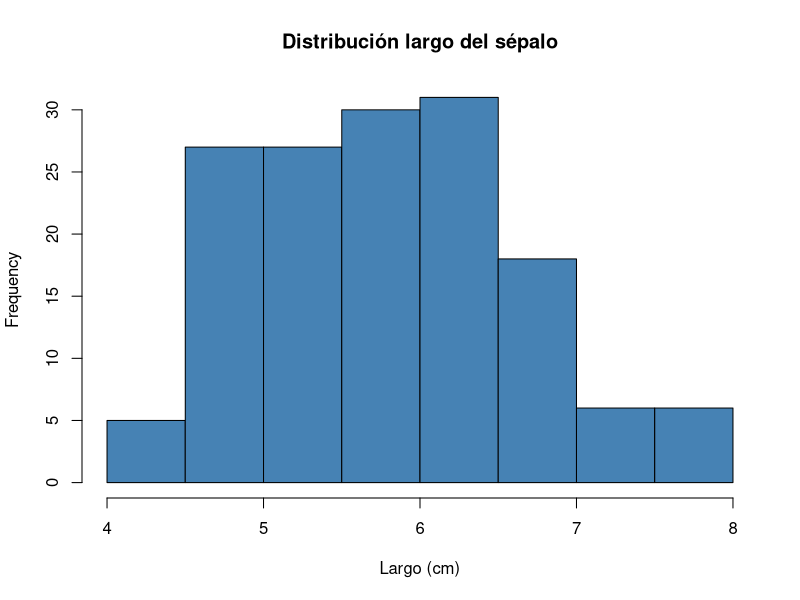
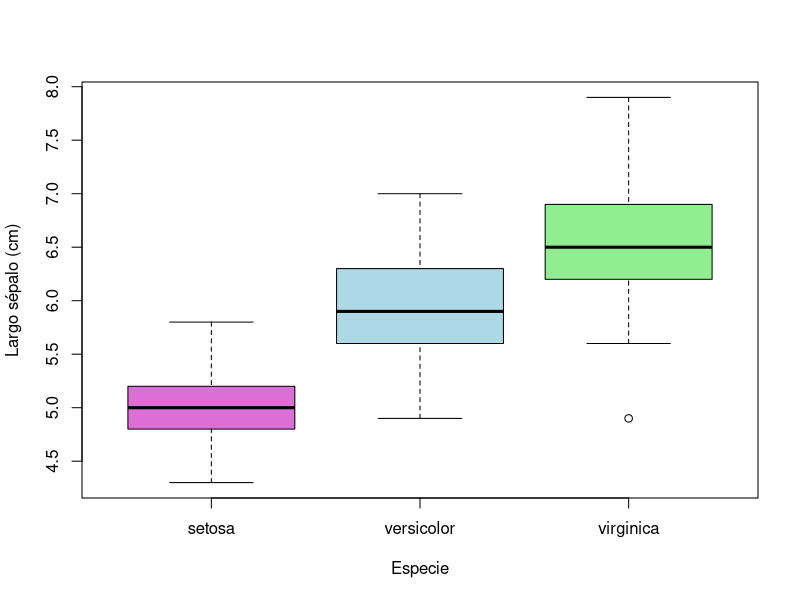
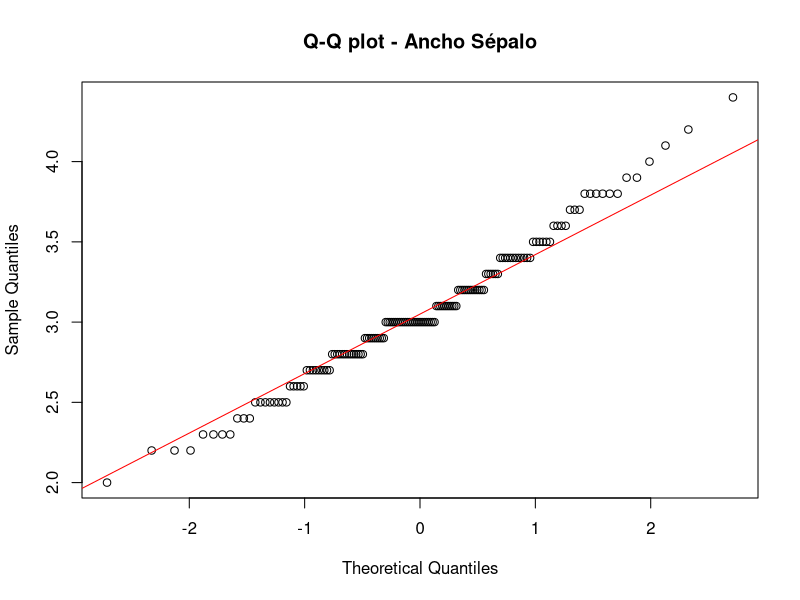
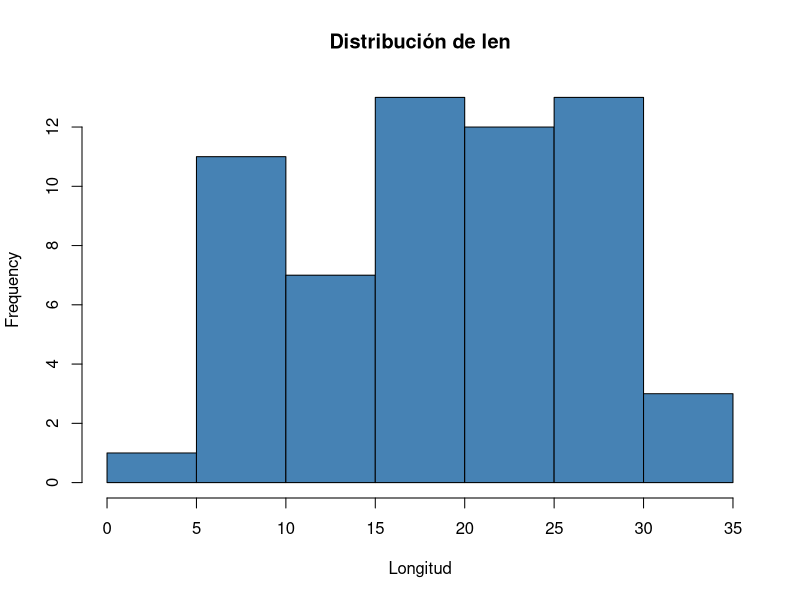
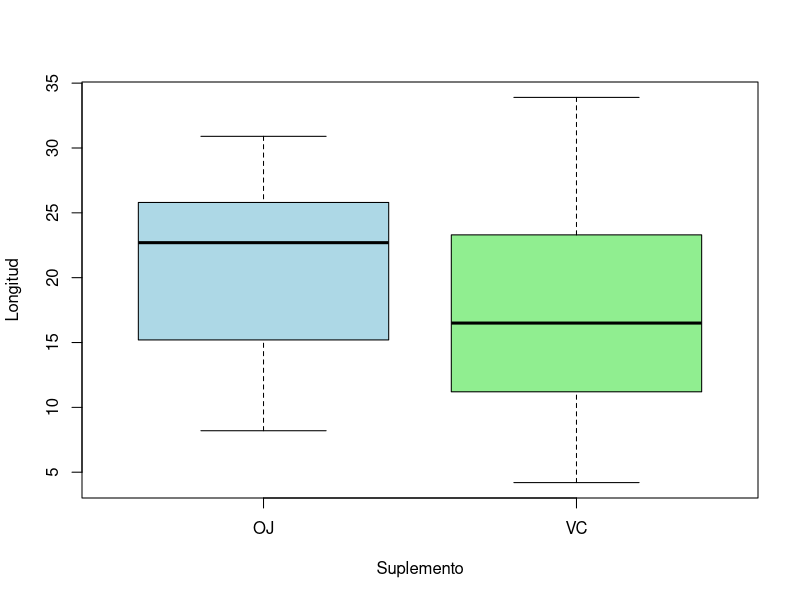

Here is the R script that generated these plots, in order: (Note: this script raises an error after producing the figures.)
## ---- chunk 1
data(iris)
colnames(iris) <- c("Largo_Sepalo", "Ancho_Sepalo",
                    "Largo_Petalo", "Ancho_Petalo", "Especie")
str(iris)
## ---- chunk 2
summary(iris)
## ---- chunk 3
mean(iris$Largo_Sepalo)      # promedio
median(iris$Largo_Sepalo)    # mediana
## ---- chunk 4
min(iris$Largo_Sepalo)
max(iris$Largo_Sepalo)
## ---- chunk 5
sd(iris$Largo_Sepalo)        # desviación estándar
var(iris$Largo_Sepalo)       # varianza
IQR(iris$Largo_Sepalo)       # rango intercuartil
## ---- chunk 6
quantile(iris$Largo_Sepalo, 0.25)   # primer cuartil (Q1)
quantile(iris$Largo_Sepalo, 0.75)   # tercer cuartil (Q3)
quantile(iris$Largo_Sepalo)         # todos los cuartiles a la vez
## ---- chunk 7
lapply(iris[, 1:4], mean)
## ---- chunk 8
lapply(iris[, 1:4], sd)
## ---- chunk 9
hist(iris$Largo_Sepalo, main = "Distribución largo del sépalo",
     xlab = "Largo (cm)", col = "steelblue")
## ---- chunk 10
boxplot(Largo_Sepalo ~ Especie, data = iris,
        xlab = "Especie", ylab = "Largo sépalo (cm)",
        col = c("orchid", "lightblue", "lightgreen"))
## ---- chunk 11
shapiro.test(iris$Ancho_Sepalo)
## ---- chunk 12
qqnorm(iris$Ancho_Sepalo, main = "Q-Q plot - Ancho Sépalo")
qqline(iris$Ancho_Sepalo, col = "red")
## ---- chunk 13
cor.test(iris$Largo_Petalo, iris$Ancho_Petalo)
## ---- chunk 14
#            Respuesta   ~ Factor        data = Datos
modelo <- lm(Ancho_Petalo ~ Largo_Petalo, data = iris)
summary(modelo)
## ---- chunk 15
#                   Respuesta  ~ Factor  data = Datos
modelo_anova <- lm(Ancho_Sepalo ~ Especie, data = iris)
anova(modelo_anova)
## ---- chunk 16
fm <- aov(modelo_anova)
TukeyHSD(fm, "Especie", ordered = TRUE)
## ---- chunk 17
data("ToothGrowth")
ToothGrowth$dose <- factor(ToothGrowth$dose,
                           levels = c(0.5, 1, 2),
                           labels = c("D0.5", "D1", "D2"))
## ---- chunk 18
anova1 <- aov(len ~ supp + dose, data = ToothGrowth)
summary(anova1)
## ---- chunk 19
anova2 <- aov(len ~ supp * dose, data = ToothGrowth)
summary(anova2)
## ---- chunk 20
t.test(len ~ supp, data = ToothGrowth)
## ---- chunk 21
wilcox.test(len ~ supp, data = ToothGrowth)
## ---- chunk 22
kruskal.test(len ~ dose, data = ToothGrowth)
## ---- chunk 23
data(ToothGrowth)
mean(ToothGrowth$len)
median(ToothGrowth$len)
sd(ToothGrowth$len)
## ---- chunk 24
hist(ToothGrowth$len, main = "Distribución de len",
     xlab = "Longitud", col = "steelblue")
## ---- chunk 25
boxplot(len ~ supp, data = ToothGrowth,
        col = c("lightblue", "lightgreen"),
        xlab = "Suplemento", ylab = "Longitud")
## ---- chunk 26
shapiro.test(ToothGrowth$len)
## ---- chunk 27
cor.test(ToothGrowth$len, ToothGrowth$dose)
## ---- chunk 28
summary(lm(len ~ dose, data = ToothGrowth))
## ---- chunk 29
ToothGrowth$dose <- factor(ToothGrowth$dose)
mod <- lm(len ~ dose, data = ToothGrowth)
anova(mod)
## ---- chunk 30
TukeyHSD(aov(mod), "dose", ordered = TRUE)
